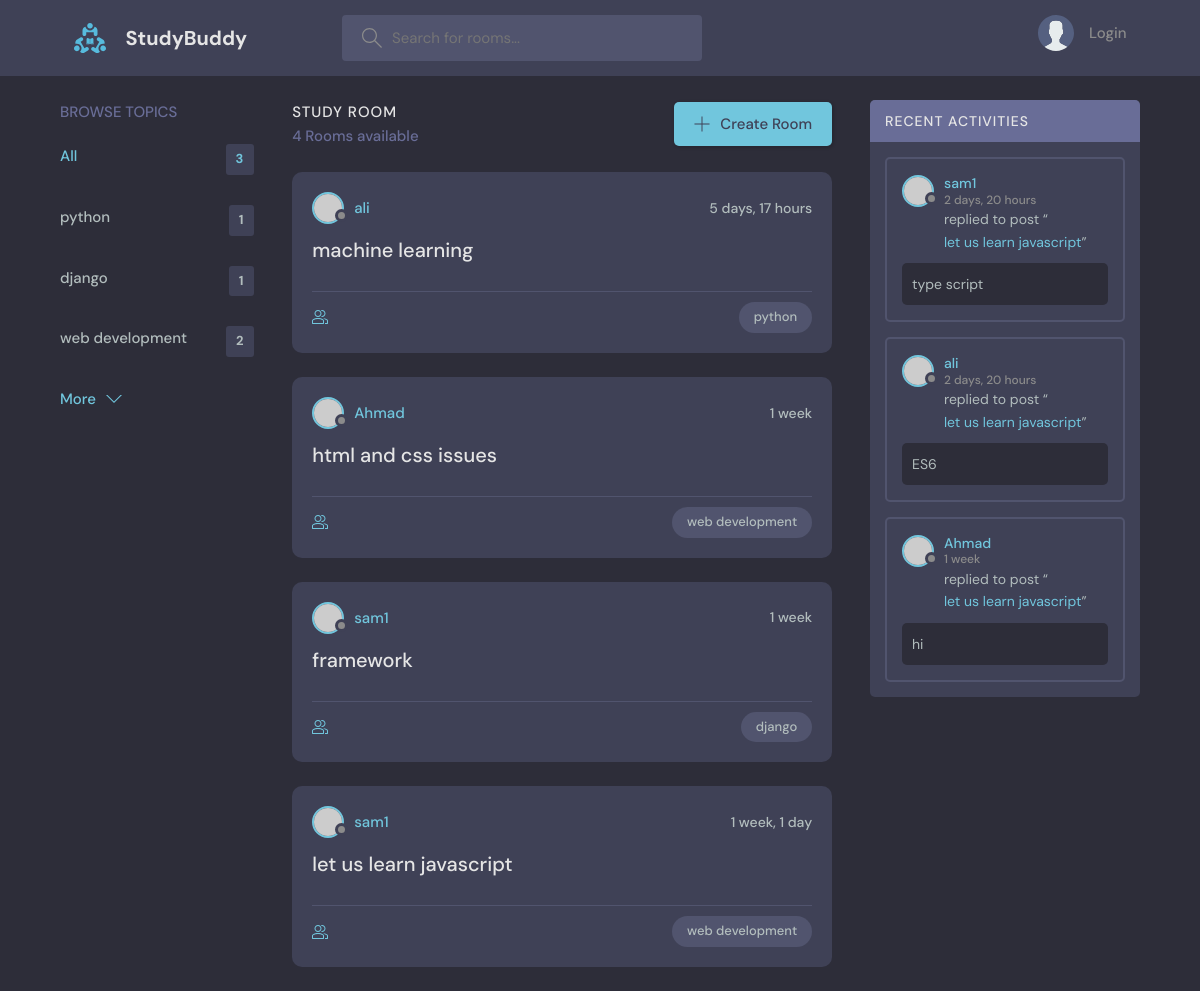
/, run on an earlier commit of the app's database.
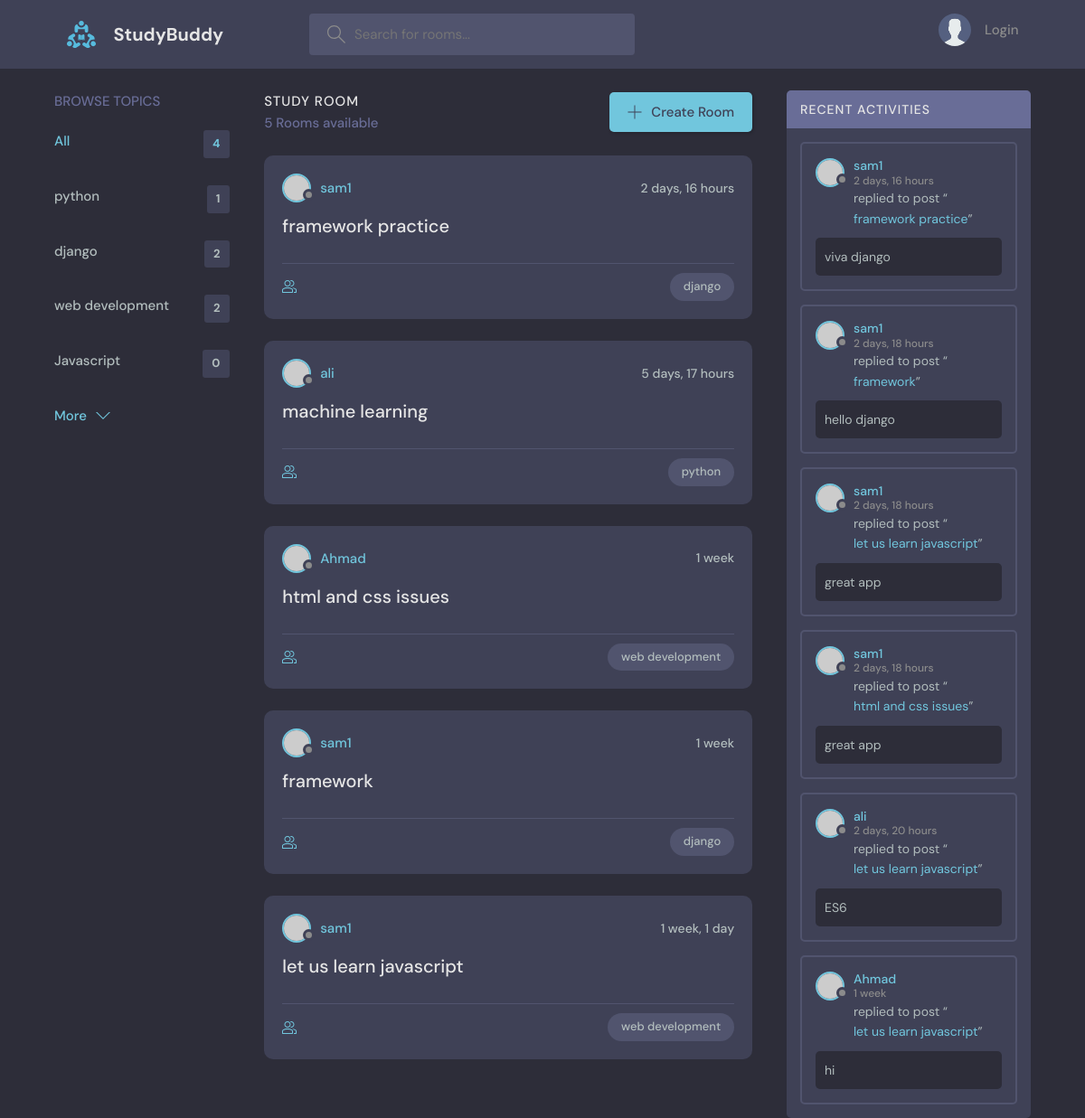
And on a later commit of the database.
### base/models.py (models this page shows, shortened)
class topic(models.Model):
    name=models.CharField(max_length=200)

class Room(models.Model):
    host= models.ForeignKey(User,on_delete=models.SET_NULL,null=True)
    topic=models.ForeignKey(topic,on_delete=models.SET_NULL,null=True)
    name=models.CharField(max_length=200)
    participants=models.ManyToManyField(User,related_name='participants',blank=True)
    description=models.TextField(null=True,blank=True)
    updated=models.DateTimeField(auto_now=True)
    created=models.DateTimeField(auto_now_add=True)
    class Meta:
        ordering=['-updated','-created']
    def __str__(self):
        return self.name

class Message(models.Model):
    user= models.ForeignKey(User,on_delete=models.CASCADE)
    room= models.ForeignKey(Room,on_delete=models.CASCADE)
    body= models.TextField()
    updated=models.DateTimeField(auto_now=True)
    created=models.DateTimeField(auto_now_add=True)
    class Meta:
        ordering=['-updated','-created']

### base/views.py (the view)
def home(request):
    q=request.GET.get('q') if request.GET.get('q') != None else ''
    rooms=Room.objects.filter(
        Q(topic__name__icontains=q) |
        Q(name__icontains=q) |
        Q(description__icontains=q)
        )
    topicss=topic.objects.all()
    room_count=rooms.count()
    room_messages=Message.objects.filter(Q(room__topic__name__icontains=q))
    context={'rooms':rooms,'topicss':topicss,'room_count':room_count,'room_messages':room_messages}
    return render(request,'base/home.html',context)

### base/templates/base/home.html (shortened to what this page needs)
{% extends 'main.html'%}
{% block content %}
    <main class="layout layout--3">
      <div class="container">
        {% include 'base/topics_component.html'%}
        <div class="roomList">
          <div class="roomList__header">
            <div>
              <h2>Study Room</h2>
              <p>{{room_count}}  Rooms available</p>
            </div>
            <a class="btn btn--main" href="{% url 'createroom'%}">
              <svg version="1.1" xmlns="http://www.w3.org/2000/svg" width="32" height="32" viewBox="0 0 32 32">
                <title>add</title>
                <path
                  d="M16.943 0.943h-1.885v14.115h-14.115v1.885h14.115v14.115h1.885v-14.115h14.115v-1.885h-14.115v-14.115z"
                ></path>
              </svg>
              Create Room
            </a>
          </div>
        {% include 'base/feed.html' %}
        </div>
        {%include 'base/activity_component.html' %}
      </div>
    </main>
{% endblock %}

### base/templates/base/topics_component.html
<div class="topics">
     <div class="topics__header">
       <h2>Browse Topics</h2>
     </div>
     <ul class="topics__list">
       <li>
         <a href="{% url 'home' %}" class="active">All <span>{{topicss.count}}</span></a>
       </li>
       {%for topic in topicss %}
       <li>
         <a href="{% url 'home' %}?q={{topic.name}}">{{topic.name}} <span>{{topic.room_set.all.count}}</span></a>
       </li>
       {%endfor%}
     </ul>
     <a class="btn btn--link" href="topics.html">
       More
       <svg version="1.1" xmlns="http://www.w3.org/2000/svg" width="32" height="32" viewBox="0 0 32 32">
         <title>chevron-down</title>
         <path d="M16 21l-13-13h-3l16 16 16-16h-3l-13 13z"></path>
       </svg>
     </a>
   </div>

### base/templates/base/feed.html (shortened to what this page needs)
{% for room in rooms %}
<div class="roomListRoom">
    <div class="roomListRoom__header">
      <a href="{% url 'userProfile' room.host.id %}" class="roomListRoom__author">
        <div class="avatar avatar--small">
          <img src="https://randomuser.me/api/portraits/women/11.jpg" />
        </div>
        <span>{{room.host.username}}</span>
      </a>
      <div class="roomListRoom__actions">
        <span>{{room.created|timesince}}</span>
      </div>
    </div>
    <div class="roomListRoom__content">
      <a href="{%url 'room' room.id %}">{{room.name}}</a>
    </div>
    <div class="roomListRoom__meta">
      <a href="{%url 'room' room.id %}" class="roomListRoom__joined">
      </a>
      <p class="roomListRoom__topic">{{room.topic.name}}</p>
    </div>
  </div>
  {% endfor %}

### base/templates/base/activity_component.html (shortened to what this page needs)
<div class="activities">
    <div class="activities__header">
      <h2>Recent Activities</h2>
    </div>
    {% for message in room_messages%}
    <div class="activities__box">
      <div class="activities__boxHeader roomListRoom__header">
        <a href="{% url 'userProfile' message.user.id %}" class="roomListRoom__author">
          <div class="avatar avatar--small">
            <img src="https://randomuser.me/api/portraits/women/11.jpg" />
          </div>
          <p>
            {{message.user}}
            <span>{{message.created|timesince}}</span>
          </p>
        </a>
      </div>
      <div class="activities__boxContent">
        <p>replied to post “<a href="{%url 'room' message.room.id %}">{{message.room}}</a>”</p>
        <div class="activities__boxRoomContent">
            {{message.body}}
        </div>
      </div>
    </div>
    {% endfor %}
  </div>

What changed in the data, as far as the page shows it:
removed Message: user "sam1", created "2 days, 20 hours", room "let us learn javascript", body "type script"
computed for topic "django": room_set.all.count "1" → "2"
added topic: name "Javascript", room_set.all.count "0"
added Room: host.username "sam1", created "2 days, 16 hours", name "framework practice", topic.name "django"
added Message: user "sam1", created "2 days, 16 hours", room "framework practice", body "viva django"
added Message: user "sam1", created "2 days, 18 hours", room "framework", body "hello django"
added Message: user "sam1", created "2 days, 18 hours", room "let us learn javascript", body "great app"
added Message: user "sam1", created "2 days, 18 hours", room "html and css issues", body "great app"
Also different on the page:
{{ topicss.count }}: "3" → "4"
{{ room_count }}: "4" → "5"
